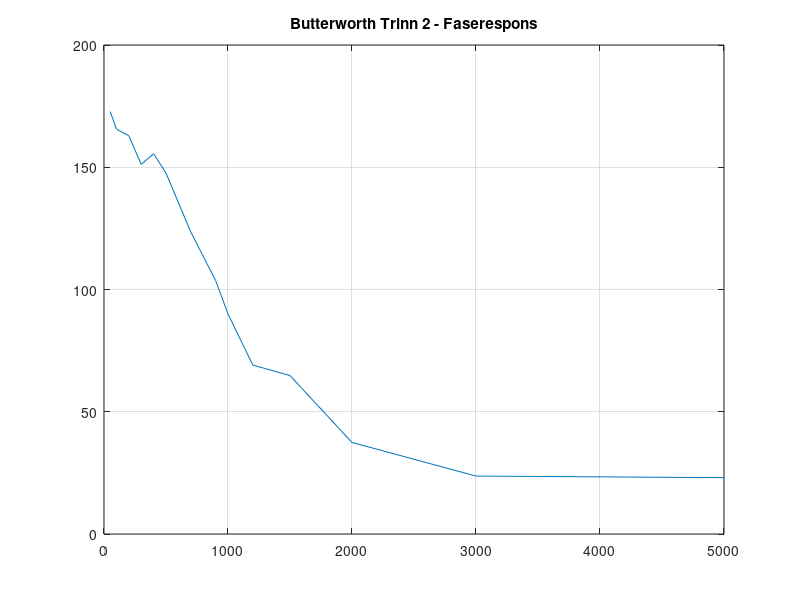

Recreate this plot in MATLAB.
f = [50 100 200 300 400 500 700 900 1000 1200 1500 2000 3000 5000];
deg= [172.8 165.6 162.9 151.2 155.5 147.6 123.5 103.7 90 69.1 64.8 37.44 23.7 23.04];
plot(f,deg);
grid on;
title('Butterworth Trinn 2 - Faserespons');